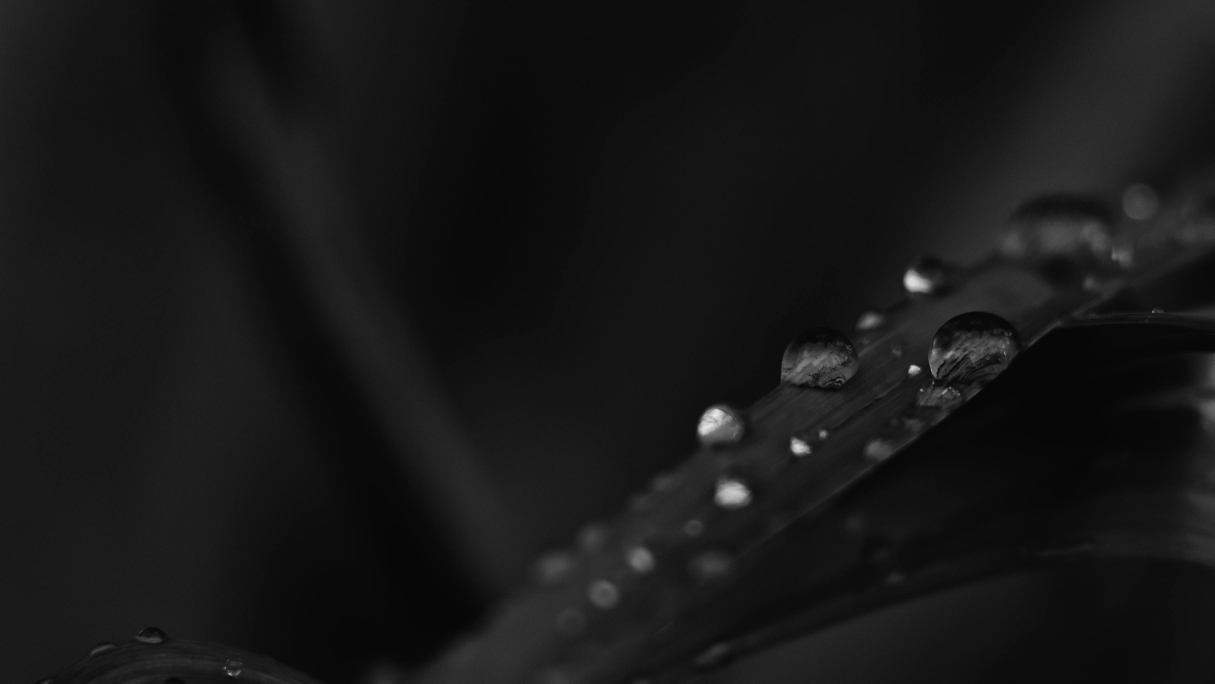
#> input picture Demo/Tugas_5/Tugas2/gambar/image.jpg, 3644 x 2050 px (shown at 1/3 size)
$ python converter_image.py   (older library calls are emulated)
#> lines starting #> are read from the running program, lines starting #| are printed output that depends on the picture
import os
import shutil
from PIL import Image

def main():
    # Menentukan path folder kerja
    folder_path = "gambar"
    source_filename = "image.jpg"

    # Path lengkap ke file sumber
    source_path = os.path.join(folder_path, source_filename)

    # Cek apakah file sumber ada
    if not os.path.exists(source_path):
        print(f"Error: File {source_filename} tidak ditemukan di dalam folder {folder_path}.")
        return

    try:
        # --- LANGKAH 1: Membuka Gambar ---
        with Image.open(source_path) as img:

            # --- LANGKAH 2: Mengubah Ukuran (Resize) menjadi 200x200 ---
            # Menggunakan ANTIALIAS (LANCZOS) agar hasil resize halus
#> img is the input picture: PIL image 3644x2050 RGB; min 3, max 232, mean 22.7
            img_resized = img.resize((200, 200), Image.Resampling.LANCZOS)
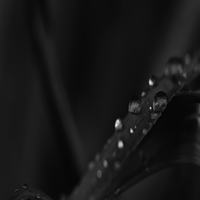
#> img_resized: PIL image 200x200 RGB; min 4, max 226, mean 22.7

            # --- LANGKAH 3: Simpan gambar yang sudah di-resize ---
            resized_filename = "resized_image.jpg"
            resized_path = os.path.join(folder_path, resized_filename)
            img_resized.save(resized_path)

            print(f"Gambar berhasil disimpan sebagai {resized_filename}")

        # --- LANGKAH 4 & 5: Membuat Salinan (Copy/Move) ---
        # Soal meminta membuat salinan ke file baru bernama copied_image.jpg
        copied_filename = "copied_image.jpg"
        copied_path = os.path.join(folder_path, copied_filename)

        # Menggunakan shutil.copy untuk menyalin file resized ke copied
        shutil.copy(resized_path, copied_path)
        print(f"Salinan gambar berhasil dibuat dengan nama {copied_filename}")

        # Catatan untuk Langkah 5:
        # Soal menyebut "dipindahkan ke folder berbeda", namun Screenshot Output
        # menunjukkan semua file tetap berada dalam folder 'gambar'.
        # Kode ini mengikuti Tampilan Screenshot agar Outputnya sama persis.

        # --- LANGKAH 6: Ubah Format dari JPG ke PNG ---
        # Buka file yang baru saja disalin
        with Image.open(copied_path) as img_copy:
            png_filename = "image_converted.png"
            png_path = os.path.join(folder_path, png_filename)

            # Simpan dengan format PNG
            img_copy.save(png_path, format="PNG")

            print(f"Format gambar berhasil diubah menjadi PNG dan disimpan dengan nama {png_filename}")

    except Exception as e:
        print(f"Terjadi kesalahan: {e}")

if __name__ == "__main__":
    main()
